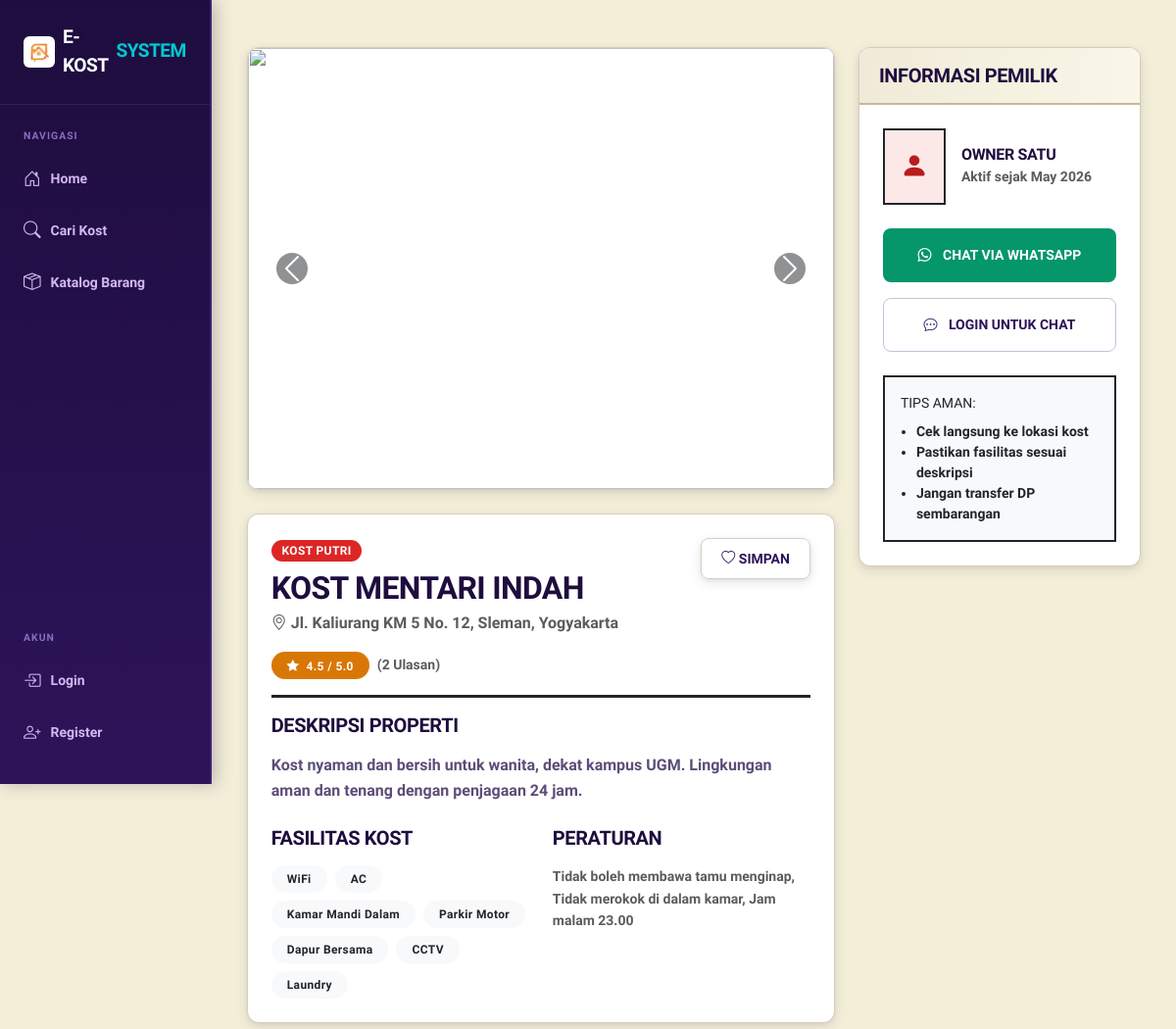
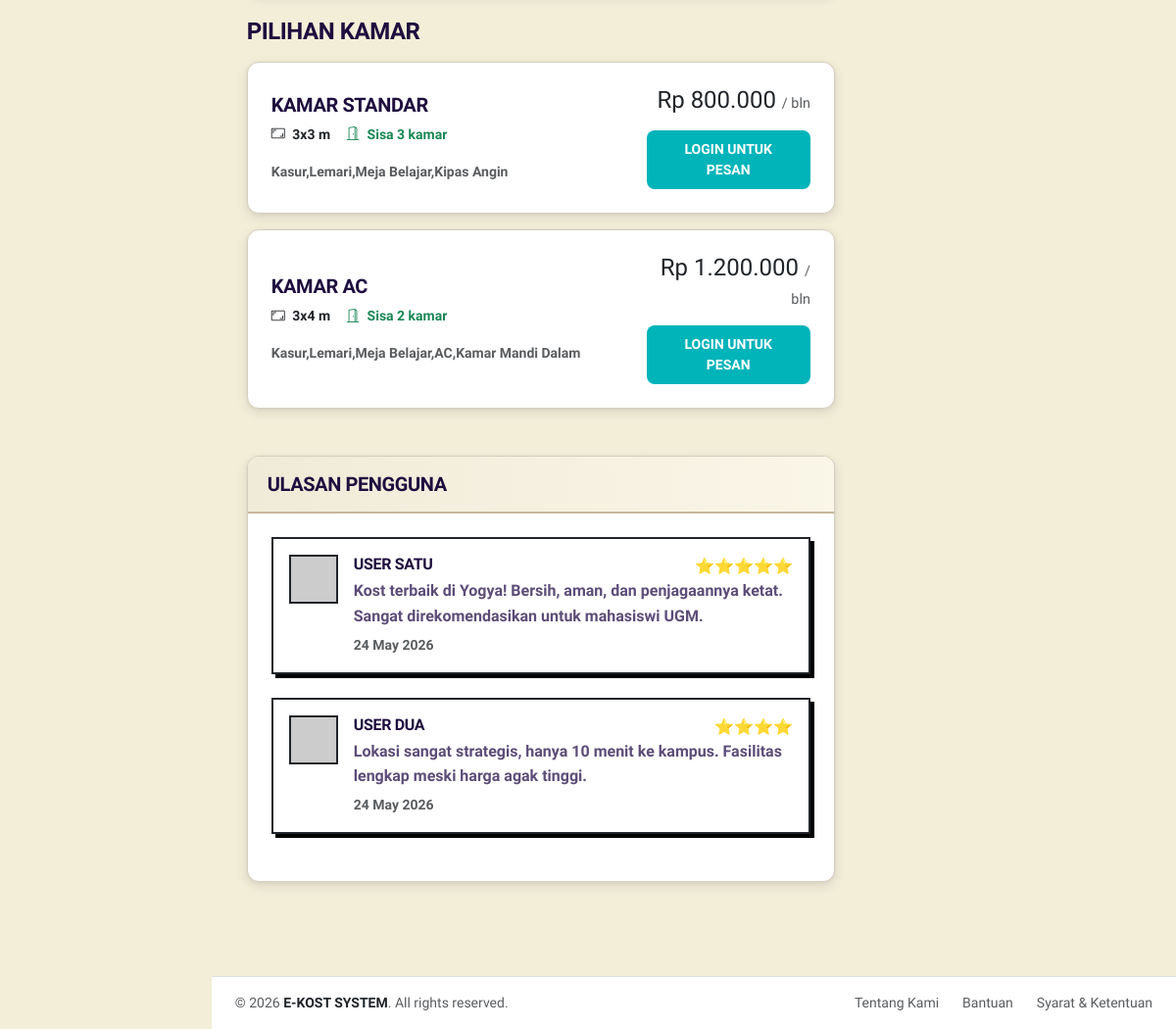
Screenshot of /pages/kost_detail.php?id=1 with the database file from the repository (2 pictures, top to bottom).
### tables this page shows
CREATE TABLE kost (
    id INT AUTO_INCREMENT PRIMARY KEY,
    owner_id INT NOT NULL,
    name VARCHAR(100) NOT NULL,
    type ENUM('Putra', 'Putri', 'Campur') NOT NULL,
    description TEXT,
    address TEXT NOT NULL,
    city VARCHAR(50) NOT NULL,
    latitude DECIMAL(10, 8),
    longitude DECIMAL(11, 8),
    rules TEXT,
    facilities TEXT,
    price_start DECIMAL(12, 2) DEFAULT 0,
    created_at TIMESTAMP DEFAULT CURRENT_TIMESTAMP,
    FOREIGN KEY (owner_id) REFERENCES users(id) ON DELETE CASCADE
);

CREATE TABLE kamar (
    id INT AUTO_INCREMENT PRIMARY KEY,
    kost_id INT NOT NULL,
    room_name VARCHAR(50) NOT NULL,
    size VARCHAR(20),
    price_per_month DECIMAL(12, 2) NOT NULL,
    available_rooms INT DEFAULT 1,
    facilities TEXT,
    status ENUM('available', 'full') DEFAULT 'available',
    created_at TIMESTAMP DEFAULT CURRENT_TIMESTAMP,
    FOREIGN KEY (kost_id) REFERENCES kost(id) ON DELETE CASCADE
);

CREATE TABLE review (
    id INT AUTO_INCREMENT PRIMARY KEY,
    user_id INT NOT NULL,
    kost_id INT NOT NULL,
    rating INT CHECK (rating >= 1 AND rating <= 5),
    comment TEXT,
    created_at TIMESTAMP DEFAULT CURRENT_TIMESTAMP,
    FOREIGN KEY (user_id) REFERENCES users(id) ON DELETE CASCADE,
    FOREIGN KEY (kost_id) REFERENCES kost(id) ON DELETE CASCADE
);

CREATE TABLE users (
    id INT AUTO_INCREMENT PRIMARY KEY,
    username VARCHAR(50) NOT NULL UNIQUE,
    password VARCHAR(255) NOT NULL,
    email VARCHAR(100) NOT NULL UNIQUE,
    role ENUM('admin', 'owner', 'user') NOT NULL,
    full_name VARCHAR(100),
    phone VARCHAR(20),
    avatar VARCHAR(255),
    status ENUM('pending', 'verified', 'rejected') NOT NULL DEFAULT 'pending',
    created_at TIMESTAMP DEFAULT CURRENT_TIMESTAMP
);

### pages/kost_detail.php (the view, shortened to what this page needs)
<?php
require_once '../config/database.php';
include '../layouts/header.php';
$id = $_GET['id'] ?? 0;
$stmt = $pdo->prepare("SELECT k.*, u.full_name as owner_name, u.phone as owner_phone FROM kost k JOIN users u ON k.owner_id = u.id WHERE k.id = ?");
$stmt->execute([$id]);
$kost = $stmt->fetch();
$stmt = $pdo->prepare("SELECT * FROM kamar WHERE kost_id = ?");
$stmt->execute([$id]);
$rooms = $stmt->fetchAll();
$stmt = $pdo->prepare("SELECT * FROM kost_foto WHERE kost_id = ?");
$stmt->execute([$id]);
$photos = $stmt->fetchAll();
$stmt_reviews = $pdo->prepare("SELECT r.*, u.full_name, u.avatar FROM review r JOIN users u ON r.user_id = u.id WHERE r.kost_id = ? ORDER BY r.created_at DESC");
$stmt_reviews->execute([$id]);
$reviews = $stmt_reviews->fetchAll();
$stmt_avg = $pdo->prepare("SELECT AVG(rating) as avg_rating, COUNT(*) as total_reviews FROM review WHERE kost_id = ?");
$stmt_avg->execute([$id]);
$rating_stats = $stmt_avg->fetch();
$avg_rating = round($rating_stats['avg_rating'] ?? 0, 1);
?>
<div class="container py-4">
    <div class="row">
        <div class="col-md-8 mb-4">
            <div id="kostCarousel" class="carousel slide card mb-4 overflow-hidden" data-bs-ride="carousel" style="border-width: 4px;">
                <div class="carousel-inner">
                    <?php if (empty($photos)): ?>
                        <div class="carousel-item active">
                            <img src="https://images.unsplash.com/photo-1522708323590-d24dbb6b0267?auto=format&fit=crop&w=800&q=80" class="d-block w-100" style="height: 450px; object-fit: cover;">
                        </div>
                    <?php endif; ?>
                </div>
                <button class="carousel-control-prev" type="button" data-bs-target="#kostCarousel" data-bs-slide="prev">
                    <span class="carousel-control-prev-icon bg-dark rounded-circle p-3 border border-2 border-white"></span>
                </button>
                <button class="carousel-control-next" type="button" data-bs-target="#kostCarousel" data-bs-slide="next">
                    <span class="carousel-control-next-icon bg-dark rounded-circle p-3 border border-2 border-white"></span>
                </button>
            </div>
            <div class="card mb-4">
                <div class="card-body p-4">
                    <div class="d-flex justify-content-between align-items-start mb-3">
                        <div>
                            <span class="badge bg-<?php echo $kost['type'] == 'Putra' ? 'primary' : ($kost['type'] == 'Putri' ? 'danger' : 'warning'); ?> border border-2 border-dark mb-2">
                                KOST <?php echo strtoupper($kost['type']); ?>
                            </span>
                            <h2 class="fw-black text-uppercase mb-1"><?php echo $kost['name']; ?></h2>
                            <p class="text-muted fw-bold"><i class="bi bi-geo-alt"></i> <?php echo $kost['address']; ?>, <?php echo $kost['city']; ?></p>
                            <div class="d-flex align-items-center gap-2">
                                <span class="badge bg-warning text-dark border border-2 border-dark px-3 py-2 fw-black">
                                    <i class="bi bi-star-fill me-1"></i> <?php echo $avg_rating; ?> / 5.0
                                </span>
                                <small class="text-muted fw-bold">(<?php echo $rating_stats['total_reviews']; ?> Ulasan)</small>
                            </div>
                        </div>
                        <?php
                        $is_fav = false;
                        ?>
                        <button class="btn <?php echo $is_fav ? 'btn-danger' : 'btn-outline-dark'; ?> fav-btn fw-bold" data-id="<?php echo $id; ?>" style="border-width: 3px; box-shadow: 4px 4px 0 #000;">
                            <i class="bi <?php echo $is_fav ? 'bi-heart-fill' : 'bi-heart'; ?>"></i> <?php echo $is_fav ? 'FAVORIT' : 'SIMPAN'; ?>
                        </button>
                    </div>
                    <hr class="border-3 opacity-100">
                    <h5 class="fw-black text-uppercase mb-3">Deskripsi Properti</h5>
                    <p class="fw-bold"><?php echo nl2br(htmlspecialchars($kost['description'])); ?></p>
                    <div class="row mt-4">
                        <div class="col-md-6">
                            <h5 class="fw-black text-uppercase mb-3">Fasilitas Kost</h5>
                            <div class="d-flex flex-wrap gap-2">
                                <?php
                                $facs = explode(',', $kost['facilities']);
                                foreach($facs as $f): ?>
                                    <span class="badge bg-light text-dark border border-2 border-dark py-2 px-3 fw-bold"><?php echo trim($f); ?></span>
                                <?php endforeach; ?>
                            </div>
                        </div>
                        <div class="col-md-6">
                            <h5 class="fw-black text-uppercase mb-3">Peraturan</h5>
                            <p class="small fw-bold text-muted"><?php echo nl2br(htmlspecialchars($kost['rules'])); ?></p>
                        </div>
                    </div>
                </div>
            </div>
            <h4 class="fw-black text-uppercase mb-3">Pilihan Kamar</h4>
            <?php if (empty($rooms)): ?>
                <div class="card mb-3 p-4 text-center border-2">
                    <p class="mb-0 fw-bold text-muted">
                        <i class="bi bi-exclamation-circle text-warning me-2"></i> Belum ada pilihan kamar yang terdaftar atau tersedia untuk kost ini saat ini.
                    </p>
                </div>
            <?php else: ?>
                <?php foreach ($rooms as $room): ?>
                    <div class="card mb-3 kost-card">
                        <div class="card-body p-4">
                            <div class="row align-items-center">
                                <div class="col-md-8">
                                    <h5 class="fw-black text-uppercase mb-2"><?php echo $room['room_name']; ?></h5>
                                    <div class="d-flex gap-3 mb-3">
                                        <span class="small fw-bold"><i class="bi bi-aspect-ratio me-1"></i> <?php echo $room['size']; ?></span>
                                        <span class="small fw-bold text-<?php echo $room['available_rooms'] > 0 ? 'success' : 'danger'; ?>">
                                            <i class="bi bi-door-open me-1"></i> Sisa <?php echo $room['available_rooms']; ?> kamar
                                        </span>
                                    </div>
                                    <p class="mb-0 small fw-bold text-muted"><?php echo $room['facilities']; ?></p>
                                </div>
                                <div class="col-md-4 text-md-end mt-3 mt-md-0">
                                    <div class="h4 fw-black mb-3">Rp <?php echo number_format($room['price_per_month'], 0, ',', '.'); ?> <small class="text-muted fw-normal" style="font-size: .9rem;">/ bln</small></div>
                                    <?php if (isset($_SESSION['user_id'])): ?>
                                        <?php if ($_SESSION['role'] === 'user'): ?>
                                            <a href="booking.php?room_id=<?php echo $room['id']; ?>" class="btn btn-primary w-100 fw-bold py-2">PESAN SEKARANG</a>
                                        <?php else: ?>
                                            <button class="btn btn-secondary w-100 fw-bold py-2" disabled title="Hanya akun Penyewa yang dapat memesan kost">KHUSUS PENYEWA</button>
                                        <?php endif; ?>
                                    <?php else: ?>
                                        <a href="../modules/auth/login.php" class="btn btn-primary w-100 fw-bold py-2">LOGIN UNTUK PESAN</a>
                                    <?php endif; ?>
                                </div>
                            </div>
                        </div>
                    </div>
                <?php endforeach; ?>
            <?php endif; ?>
            <div class="card mt-5 mb-4 border-3">
                <div class="card-header bg-neubrutal-yellow py-3 border-bottom border-3 border-dark">
                    <h5 class="mb-0 fw-black text-uppercase">Ulasan Pengguna</h5>
                </div>
                <div class="card-body p-4">
                    <?php if (empty($reviews)): ?>
                        <p class="text-center text-muted fw-bold py-4">Belum ada ulasan untuk kost ini.</p>
                    <?php else: ?>
                        <div class="review-list">
                            <?php foreach ($reviews as $rev): ?>
                                <div class="d-flex gap-3 mb-4 p-3 border border-2 border-dark bg-white" style="box-shadow: 4px 4px 0 #000;">
                                    <img src="<?php echo $rev['avatar'] ? $base_url . 'uploads/avatars/' . $rev['avatar'] : 'https://via.placeholder.com/50?text=U'; ?>"
                                         class="border border-2 border-dark" style="width: 50px; height: 50px; object-fit: cover;">
                                    <div class="flex-grow-1">
                                        <div class="d-flex justify-content-between">
                                            <h6 class="fw-black text-uppercase mb-1"><?php echo $rev['full_name']; ?></h6>
                                            <span class="text-warning">
                                                <?php for($i=0; $i<$rev['rating']; $i++) echo '⭐'; ?>
                                            </span>
                                        </div>
                                        <p class="mb-1 fw-bold"><?php echo htmlspecialchars($rev['comment']); ?></p>
                                        <small class="text-muted fw-bold"><?php echo date('d M Y', strtotime($rev['created_at'])); ?></small>
                                    </div>
                                </div>
                            <?php endforeach; ?>
                        </div>
                    <?php endif; ?>
                </div>
            </div>
        </div>
        <div class="col-md-4">
            <div class="card sticky-top" style="top: 20px; border-width: 4px;">
                <div class="card-header bg-neubrutal-blue text-white py-3 border-bottom border-3 border-dark">
                    <h5 class="mb-0 fw-black text-uppercase">Informasi Pemilik</h5>
                </div>
                <div class="card-body p-4">
                    <div class="d-flex align-items-center mb-4">
                        <div class="bg-neubrutal-yellow border border-2 border-dark p-3 me-3">
                            <i class="bi bi-person-fill fs-3"></i>
                        </div>
                        <div>
                            <h6 class="mb-0 fw-black text-uppercase"><?php echo $kost['owner_name']; ?></h6>
                            <small class="text-muted fw-bold">Aktif sejak <?php echo date('M Y', strtotime($kost['created_at'])); ?></small>
                        </div>
                    </div>
                    <div class="d-grid gap-3">
                        <?php
                        $wa_phone = preg_replace('/\D/', '', $kost['owner_phone']);
                        if (str_starts_with($wa_phone, '0')) $wa_phone = '62' . substr($wa_phone, 1);
                        elseif (!str_starts_with($wa_phone, '62')) $wa_phone = '62' . $wa_phone;
                        $wa_msg = urlencode("Halo, saya tertarik dengan kost *" . $kost['name'] . "*. Apakah masih tersedia?");
                        ?>
                        <a href="https://wa.me/<?php echo $wa_phone; ?>?text=<?php echo $wa_msg; ?>" target="_blank"
                           class="btn btn-success fw-black py-3 border border-3 border-dark" style="box-shadow: 4px 4px 0 #000;">
                           <i class="bi bi-whatsapp me-2"></i> CHAT VIA WHATSAPP
                        </a>
                        <?php if (isset($_SESSION['user_id'])): ?>
                            <?php $chat_role = ($_SESSION['role'] === 'owner') ? 'owner' : 'user'; ?>
                            <a href="<?php echo $base_url; ?>modules/<?php echo $chat_role; ?>/chat.php?receiver_id=<?php echo $kost['owner_id']; ?>"
                               class="btn btn-outline-dark fw-black py-3 border border-3 border-dark" style="box-shadow: 4px 4px 0 #000;">
                               <i class="bi bi-chat-dots me-2"></i> CHAT DI SISTEM
                            </a>
                        <?php else: ?>
                            <a href="<?php echo $base_url; ?>modules/auth/login.php" class="btn btn-outline-dark fw-black py-3 border border-3 border-dark" style="box-shadow: 4px 4px 0 #000;">
                                <i class="bi bi-chat-dots me-2"></i> LOGIN UNTUK CHAT
                            </a>
                        <?php endif; ?>
                    </div>
                    <div class="mt-4 p-3 bg-light border border-2 border-dark">
                        <small class="fw-black text-uppercase d-block mb-2">Tips Aman:</small>
                        <ul class="small fw-bold mb-0 ps-3">
                            <li>Cek langsung ke lokasi kost</li>
                            <li>Pastikan fasilitas sesuai deskripsi</li>
                            <li>Jangan transfer DP sembarangan</li>
                        </ul>
                    </div>
                </div>
            </div>
        </div>
    </div>
</div>
<?php include '../layouts/footer.php'; ?>

### rows the page displays
kost: type "PUTRI", name "KOST MENTARI INDAH", address "Jl. Kaliurang KM 5 No. 12, Sleman", city "Yogyakarta", description "Kost nyaman dan bersih untuk wanita, dekat kampus UGM. Lingkungan aman dan tenang dengan penjagaan 24 jam.", facilities "WiFi", facilities "AC", facilities "Kamar Mandi Dalam", facilities "Parkir Motor", facilities "Dapur Bersama", facilities "CCTV", facilities "Laundry", rules "Tidak boleh membawa tamu menginap, Tidak merokok di dalam kamar, Jam malam 23.00", owner.full_name "OWNER SATU", created_at "May 2026"
kamar: room_name "KAMAR STANDAR", size "3x3 m", available_rooms "3", facilities "Kasur,Lemari,Meja Belajar,Kipas Angin", price_per_month "800.000"
kamar: room_name "KAMAR AC", size "3x4 m", available_rooms "2", facilities "Kasur,Lemari,Meja Belajar,AC,Kamar Mandi Dalam", price_per_month "1.200.000"
review: user.full_name "USER SATU", comment "Kost terbaik di Yogya! Bersih, aman, dan penjagaannya ketat. Sangat direkomendasikan untuk mahasiswi UGM.", created_at "24 May 2026"
review: user.full_name "USER DUA", comment "Lokasi sangat strategis, hanya 10 menit ke kampus. Fasilitas lengkap meski harga agak tinggi.", created_at "24 May 2026"

### other values shown
$item['label'] "Home"
$item['label'] "Cari Kost"
$item['label'] "Katalog Barang"
$avg_rating "4.5"
$rating_stats['total_reviews'] "2"
